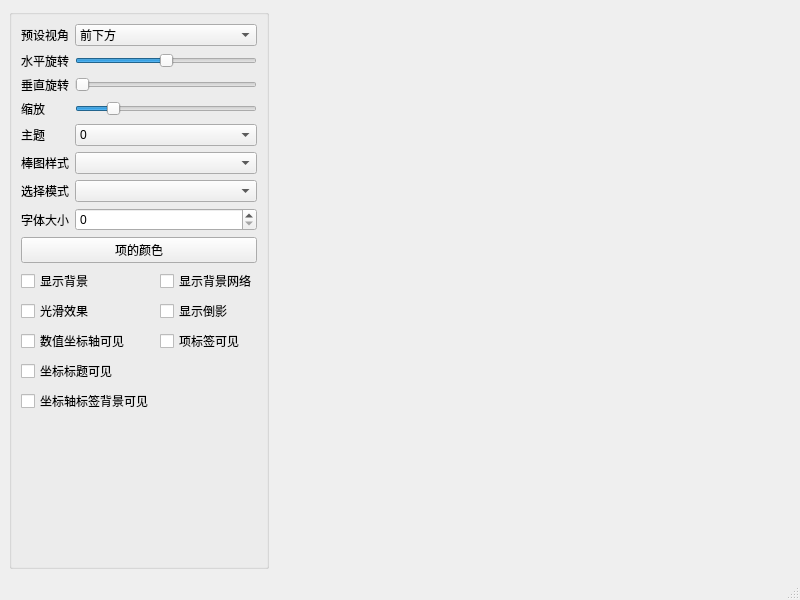
<?xml version="1.0" encoding="UTF-8"?>
<ui version="4.0">
 <class>MainWindow</class>
 <widget class="QMainWindow" name="MainWindow">
  <property name="geometry">
   <rect>
    <x>0</x>
    <y>0</y>
    <width>800</width>
    <height>600</height>
   </rect>
  </property>
  <property name="windowTitle">
   <string>MainWindow</string>
  </property>
  <widget class="QWidget" name="centralwidget">
   <layout class="QFormLayout" name="formLayout">
    <item row="0" column="0">
     <widget class="QGroupBox" name="groupBox">
      <property name="title">
       <string/>
      </property>
      <layout class="QVBoxLayout" name="verticalLayout">
       <item>
        <layout class="QGridLayout" name="gridLayout">
         <item row="0" column="0">
          <widget class="QLabel" name="label">
           <property name="text">
            <string>预设视角</string>
           </property>
          </widget>
         </item>
         <item row="0" column="1">
          <widget class="QComboBox" name="comboBox">
           <item>
            <property name="text">
             <string>前下方</string>
            </property>
           </item>
           <item>
            <property name="text">
             <string>正前方</string>
            </property>
           </item>
           <item>
            <property name="text">
             <string>前上方</string>
            </property>
           </item>
           <item>
            <property name="text">
             <string>左侧</string>
            </property>
           </item>
          </widget>
         </item>
         <item row="1" column="0">
          <widget class="QLabel" name="label_2">
           <property name="text">
            <string>水平旋转</string>
           </property>
          </widget>
         </item>
         <item row="1" column="1">
          <widget class="QSlider" name="sliderH">
           <property name="minimum">
            <number>-180</number>
           </property>
           <property name="maximum">
            <number>180</number>
           </property>
           <property name="orientation">
            <enum>Qt::Horizontal</enum>
           </property>
          </widget>
         </item>
         <item row="2" column="0">
          <widget class="QLabel" name="label_3">
           <property name="text">
            <string>垂直旋转</string>
           </property>
          </widget>
         </item>
         <item row="2" column="1">
          <widget class="QSlider" name="sliderV">
           <property name="maximum">
            <number>90</number>
           </property>
           <property name="orientation">
            <enum>Qt::Horizontal</enum>
           </property>
          </widget>
         </item>
         <item row="3" column="0">
          <widget class="QLabel" name="label_4">
           <property name="text">
            <string>缩放</string>
           </property>
          </widget>
         </item>
         <item row="3" column="1">
          <widget class="QSlider" name="sliderZoom">
           <property name="minimum">
            <number>10</number>
           </property>
           <property name="maximum">
            <number>500</number>
           </property>
           <property name="singleStep">
            <number>10</number>
           </property>
           <property name="pageStep">
            <number>50</number>
           </property>
           <property name="value">
            <number>100</number>
           </property>
           <property name="orientation">
            <enum>Qt::Horizontal</enum>
           </property>
          </widget>
         </item>
         <item row="4" column="0">
          <widget class="QLabel" name="label_5">
           <property name="text">
            <string>主题</string>
           </property>
          </widget>
         </item>
         <item row="4" column="1">
          <widget class="QComboBox" name="comboBox_2">
           <item>
            <property name="text">
             <string>0</string>
            </property>
           </item>
           <item>
            <property name="text">
             <string>1</string>
            </property>
           </item>
           <item>
            <property name="text">
             <string>2</string>
            </property>
           </item>
           <item>
            <property name="text">
             <string>3</string>
            </property>
           </item>
           <item>
            <property name="text">
             <string>4</string>
            </property>
           </item>
           <item>
            <property name="text">
             <string>5</string>
            </property>
           </item>
           <item>
            <property name="text">
             <string>6</string>
            </property>
           </item>
           <item>
            <property name="text">
             <string>7</string>
            </property>
           </item>
           <item>
            <property name="text">
             <string>8</string>
            </property>
           </item>
          </widget>
         </item>
         <item row="5" column="0">
          <widget class="QLabel" name="label_6">
           <property name="text">
            <string>棒图样式</string>
           </property>
          </widget>
         </item>
         <item row="5" column="1">
          <widget class="QComboBox" name="comboBox_3"/>
         </item>
         <item row="6" column="0">
          <widget class="QLabel" name="label_7">
           <property name="text">
            <string>选择模式</string>
           </property>
          </widget>
         </item>
         <item row="6" column="1">
          <widget class="QComboBox" name="comboBox_4"/>
         </item>
         <item row="7" column="0">
          <widget class="QLabel" name="label_8">
           <property name="text">
            <string>字体大小</string>
           </property>
          </widget>
         </item>
         <item row="7" column="1">
          <widget class="QSpinBox" name="spinBox"/>
         </item>
        </layout>
       </item>
       <item>
        <widget class="QPushButton" name="pushButton">
         <property name="text">
          <string>项的颜色</string>
         </property>
        </widget>
       </item>
       <item>
        <layout class="QGridLayout" name="gridLayout_2">
         <item row="0" column="0">
          <widget class="QCheckBox" name="checkBox">
           <property name="text">
            <string>显示背景</string>
           </property>
          </widget>
         </item>
         <item row="0" column="1">
          <widget class="QCheckBox" name="checkBox_2">
           <property name="text">
            <string>显示背景网络</string>
           </property>
          </widget>
         </item>
         <item row="1" column="0">
          <widget class="QCheckBox" name="checkBox_3">
           <property name="text">
            <string>光滑效果</string>
           </property>
          </widget>
         </item>
         <item row="1" column="1">
          <widget class="QCheckBox" name="checkBox_4">
           <property name="text">
            <string>显示倒影</string>
           </property>
          </widget>
         </item>
         <item row="2" column="0">
          <widget class="QCheckBox" name="checkBox_5">
           <property name="text">
            <string>数值坐标轴可见</string>
           </property>
          </widget>
         </item>
         <item row="2" column="1">
          <widget class="QCheckBox" name="checkBox_6">
           <property name="text">
            <string>项标签可见</string>
           </property>
          </widget>
         </item>
         <item row="3" column="0">
          <widget class="QCheckBox" name="checkBox_7">
           <property name="text">
            <string>坐标标题可见</string>
           </property>
          </widget>
         </item>
         <item row="3" column="1">
          <spacer name="horizontalSpacer">
           <property name="orientation">
            <enum>Qt::Horizontal</enum>
           </property>
           <property name="sizeHint" stdset="0">
            <size>
             <width>40</width>
             <height>17</height>
            </size>
           </property>
          </spacer>
         </item>
         <item row="4" column="0">
          <widget class="QCheckBox" name="checkBox_8">
           <property name="text">
            <string>坐标轴标签背景可见</string>
           </property>
          </widget>
         </item>
         <item row="4" column="1">
          <spacer name="horizontalSpacer_2">
           <property name="orientation">
            <enum>Qt::Horizontal</enum>
           </property>
           <property name="sizeHint" stdset="0">
            <size>
             <width>40</width>
             <height>13</height>
            </size>
           </property>
          </spacer>
         </item>
        </layout>
       </item>
       <item>
        <spacer name="verticalSpacer">
         <property name="orientation">
          <enum>Qt::Vertical</enum>
         </property>
         <property name="sizeHint" stdset="0">
          <size>
           <width>20</width>
           <height>43</height>
          </size>
         </property>
        </spacer>
       </item>
      </layout>
     </widget>
    </item>
   </layout>
  </widget>
  <widget class="QMenuBar" name="menubar">
   <property name="geometry">
    <rect>
     <x>0</x>
     <y>0</y>
     <width>800</width>
     <height>21</height>
    </rect>
   </property>
  </widget>
  <widget class="QStatusBar" name="statusbar"/>
 </widget>
 <resources/>
 <connections/>
</ui>
